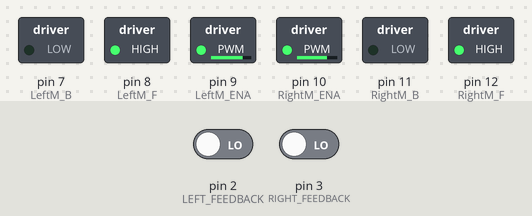
This sketch was run on a simulated Arduino Uno, built with avr-gcc and run on an emulated ATmega328P. Shown: switched loads named in the sketch (green lamp = pin HIGH). Inputs (shaded band) come from the test bench; at power-on: pin 2 (LEFT_FEEDBACK) LOW, pin 3 (RIGHT_FEEDBACK) LOW. What the sketch prints to the serial monitor is not drawn. At 48.8 s the program stops and its outputs stay as they are.

Above: at 0.1 s.
At 8.7 s:
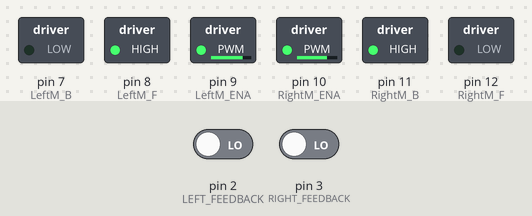
At 18.0 s:
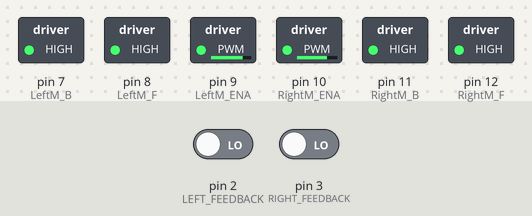
At 27.2 s:
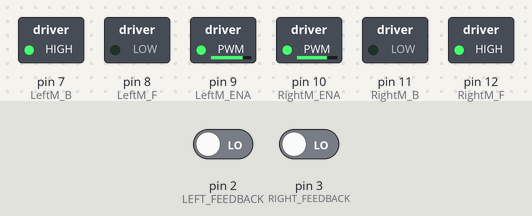
At 35.8 s:
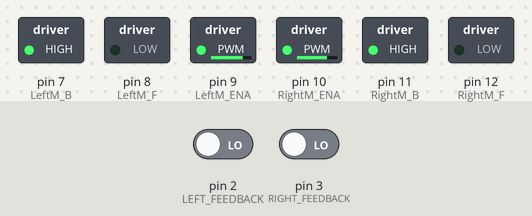
Timing chart, 0 to 40.0 s (numbered marks = the images above):
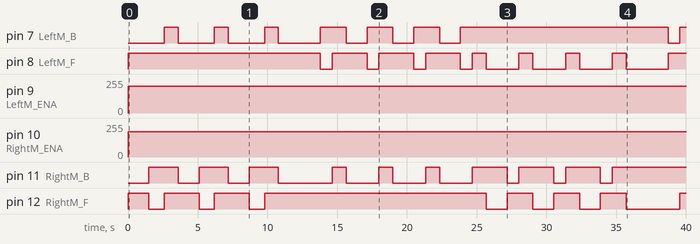

Measured:
- by itself, pin 7 (LeftM_B): LOW → HIGH at 2.6 s, → LOW 1.0 s later, → HIGH 2.6 s later, → LOW 1.0 s later, … (15 changes in this stretch)
- by itself, pin 8 (LeftM_F): goes HIGH 13.8 s, 3 × (LOW 0.85 s, HIGH 2.5 s), LOW 0.85 s, 3 × (HIGH 1.0 s, LOW 2.3 s), HIGH 1.0 s, LOW 3.0 s, then HIGH
- by itself, pin 9 (LeftM_ENA): 0/255 → 200/255 at 0.00 s
- by itself, pin 10 (RightM_ENA): 0/255 → 190/255 at 0.00 s
- by itself, pin 11 (RightM_B): LOW → HIGH at 1.5 s, → LOW 2.1 s later, → HIGH 1.5 s later, → LOW 2.1 s later, … (19 changes in this stretch)
- by itself, pin 12 (RightM_F): LOW → HIGH at 0.00 s, → LOW 1.5 s later, → HIGH 1.1 s later, → LOW 2.5 s later, … (15 changes in this stretch)

The sketch:

figureeight_backwards_and_forwards.ino
```cpp
int LeftM_ENA = 9; //ENABLE LEFT
int LeftM_F = 8; //ROVER FORWARDS
int LeftM_B = 7; //ROVER BACKWARDS


int RightM_ENA = 10; //ENABLE RIGHT
int RightM_F = 12; //ROVER FORWARDS
int RightM_B = 11; //ROVER BACKWARDS


const int LEFT_FEEDBACK = 2;
const int RIGHT_FEEDBACK = 3;

volatile int leftcounter = 0;
volatile int rightcounter = 0;

int left_speed = 200;
int right_speed = 190;


//TEMPLATE
//digitalWrite(name, HIGH/LOW);
//delay(1000);

// the setup function runs once when you press reset or power the board


void LeftMotorISR(){

  leftcounter++;

}

void RightMotorISR(){

    rightcounter++;
}

void setup() {

  // initialize digital pin LED_BUILTIN as an output.

  pinMode(LeftM_ENA, OUTPUT);
  pinMode(LeftM_F, OUTPUT);
  pinMode(LeftM_B, OUTPUT);

  pinMode(RightM_ENA, OUTPUT);
  pinMode(RightM_F, OUTPUT);
  pinMode(RightM_B, OUTPUT);


  Serial.begin(115200);

  attachInterrupt(digitalPinToInterrupt(LEFT_FEEDBACK),LeftMotorISR,RISING);

  attachInterrupt(digitalPinToInterrupt(RIGHT_FEEDBACK),RightMotorISR,RISING);

  Serial.write("RIGHT:");
  Serial.write(rightcounter);
  Serial.write("LEFT: ");
  Serial.write(leftcounter);

}

void forwards() {
  digitalWrite(LeftM_B, LOW);
  digitalWrite(RightM_B, LOW);


  digitalWrite(LeftM_F, HIGH);
  digitalWrite(RightM_F, HIGH);
}


void disablemot() {
  digitalWrite(LeftM_ENA, LOW);
  digitalWrite(RightM_ENA, LOW);
}

void enablemot() {
  analogWrite(LeftM_ENA, left_speed);
  analogWrite(RightM_ENA, right_speed);
}

void backwards() {
  digitalWrite(LeftM_B, HIGH);
  digitalWrite(RightM_B, HIGH);

  digitalWrite(LeftM_F, LOW);
  digitalWrite(RightM_F, LOW);
}

void brake(int time){
  digitalWrite(LeftM_F, HIGH);
  digitalWrite(RightM_F, HIGH);
  digitalWrite(LeftM_B, HIGH);
  digitalWrite(RightM_B, HIGH);
  delay(time);
}

void turnleft(){

 digitalWrite(LeftM_F, LOW);

 digitalWrite(RightM_F, HIGH);

 digitalWrite(LeftM_B, HIGH);

 digitalWrite(RightM_B, LOW);

}

void turnright(){
  digitalWrite(LeftM_F, HIGH);
  digitalWrite(RightM_F, LOW);
  digitalWrite(LeftM_B, LOW);
  digitalWrite(RightM_B, HIGH);
}

void turnleftback(){ // similar to the turn left just going backwards
 digitalWrite(LeftM_F, HIGH);

 digitalWrite(RightM_F, LOW);

 digitalWrite(LeftM_B, LOW);

 digitalWrite(RightM_B, HIGH);
}


void turnrightback(){ // same as code above just for turning right
 digitalWrite(LeftM_F, LOW);

 digitalWrite(RightM_F, HIGH);

 digitalWrite(LeftM_B, HIGH);

 digitalWrite(RightM_B, LOW);
}

void forwardAndTurnRight(){
   forwards();
   delay(1500);
   turnright();
   delay(1095);
   brake(1000);
}

void rightsquareforwards(){
  forwards();
   delay(1500);
   turnright();
   delay(1095);
   brake(1000);

  forwards();
   delay(1500);
   turnright();
   delay(1095);
   brake(1000);

   forwards();
   delay(1500);
   turnright();
   delay(1095);
   brake(1000);

   forwards();
   delay(1500);
}

void leftsquareforwards(){
   forwards();
   delay(1500);
   turnleft();
   delay(848); // time for the turn
   brake(1000);

    forwards();
   delay(1500);
   turnleft();
   delay(848); // time for the turn
   brake(1000);

    forwards();
   delay(1500);
   turnleft();
   delay(851); // time for the turn
   brake(1000);

    forwards();
   delay(1500);
   turnleft();
   delay(848); // time for the turn
   brake(1000);
}

void rightsquarebackwards(){

   backwards();
   delay(1500);
   turnrightback();
   delay(845); // time for the turn
   brake(1000);

   backwards();
   delay(1500);
   turnrightback();
   delay(845); // time for the turn
   brake(1000);

   backwards();
   delay(1500);
   turnrightback();
   delay(845); // time for the turn
   brake(1000);

   backwards();
   delay(1500);

}

void leftsquarebackwards(){
   backwards();
   delay(1500);
   turnleftback();
   delay(845); // time for the turn
   brake(1000);

   backwards();
   delay(1500);
   turnleftback();
   delay(846); // time for the turn
   brake(1000);

   backwards();
   delay(1500);
   turnleftback();
   delay(848); // time for the turn
   brake(1000);

   backwards();
   delay(1500);

}
void forwardAndTurnLeft(){
   forwards();
   delay(1500);
   turnleft();
   delay(845); // time for the turn
   brake(1000);
}

void backwardAndTurnLeft(){
   backwards();
   delay(1500);
   turnleftback();
   delay(845);
   brake(1000);


}

void backwardAndTurnRight(){
   backwards();
   delay(1500);
   turnrightback();
   delay(950);
   brake(1000);
}

void figureOf8forward() { // forwards version of the figure 8
 forwardAndTurnRight();
 forwardAndTurnRight();
 forwardAndTurnRight();

 forwardAndTurnLeft();
 forwardAndTurnLeft();
 forwardAndTurnLeft();
 forwardAndTurnLeft();

 forwardAndTurnRight();
}


void figureOf8backward() { // Backwards version of figure 8.
 backwardAndTurnRight();
 backwardAndTurnRight();
 backwardAndTurnRight();

 backwardAndTurnLeft();
 backwardAndTurnLeft();
 backwardAndTurnLeft();
 backwardAndTurnLeft();

 backwardAndTurnRight();

}

void loop(){
 enablemot();
 //figureOf8forward();
 //figureOf8backward();

rightsquareforwards();
leftsquareforwards();
rightsquarebackwards();
leftsquarebackwards();

 exit(0);

}
```
